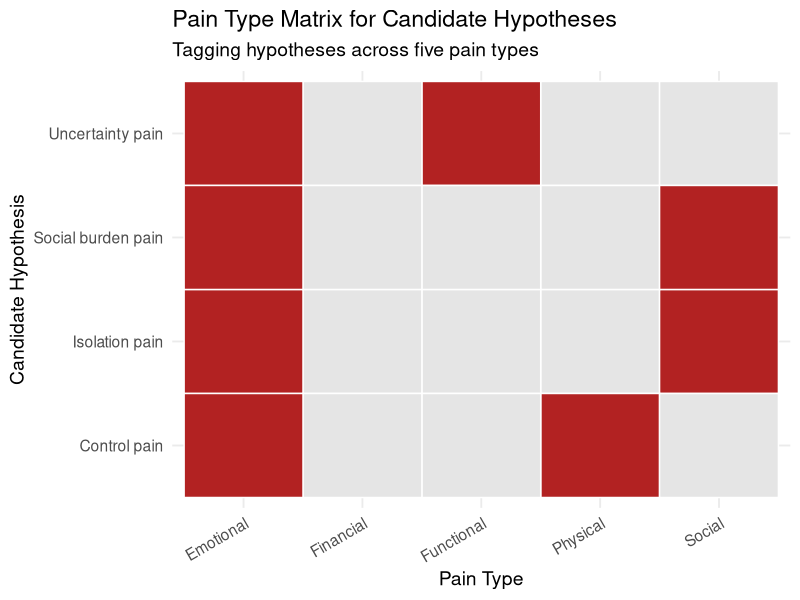

The R source for this figure:
## ---- chunk 1
library(ggplot2)
library(tidyr)

# Candidate hypotheses with pain type tags
pain_matrix <- data.frame(
  Hypothesis = c("Uncertainty pain", "Isolation pain", "Control pain", "Social burden pain"),
  Physical   = c(FALSE, FALSE, TRUE, FALSE),
  Functional = c(TRUE, FALSE, FALSE, FALSE),
  Financial  = c(FALSE, FALSE, FALSE, FALSE),
  Emotional  = c(TRUE, TRUE, TRUE, TRUE),
  Social     = c(FALSE, TRUE, FALSE, TRUE)
)

# Convert to long format for plotting
pain_long <- pivot_longer(pain_matrix, cols = -Hypothesis, names_to = "PainType", values_to = "Present")

# Heatmap-style matrix
ggplot(pain_long, aes(x = PainType, y = Hypothesis, fill = Present)) +
  geom_tile(color = "white", linewidth = 0.5) +
  scale_fill_manual(values = c("TRUE" = "firebrick", "FALSE" = "grey90")) +
  labs(
    title = "Pain Type Matrix for Candidate Hypotheses",
    subtitle = "Tagging hypotheses across five pain types",
    x = "Pain Type", y = "Candidate Hypothesis"
  ) +
  theme_minimal(base_size = 14) +
  theme(
    axis.text.x = element_text(angle = 30, hjust = 1),
    legend.position = "none"
  )
